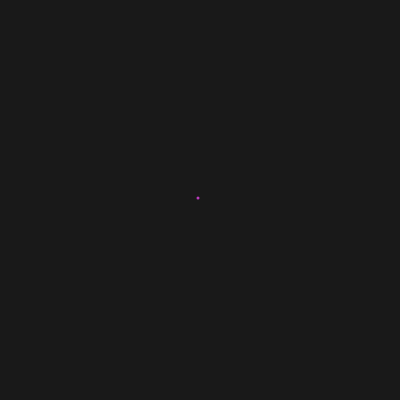
Frame 1 (no input)
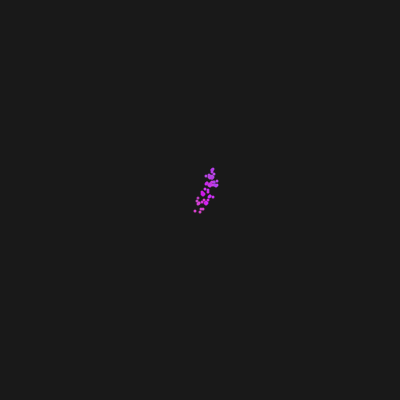
Frame 60 (no input)
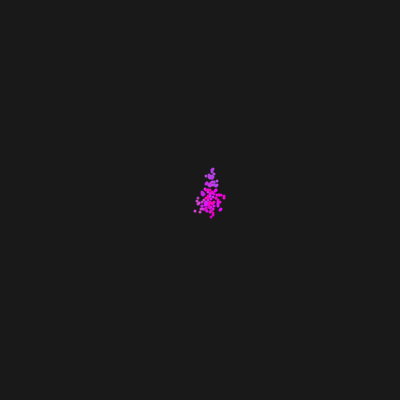
Frame 120 (the mouse pressed at the canvas centre since frame 60)

The p5.js sketch that drew these frames (run headless with seeded random() and noise() and a simulated clock; from frame 60 on, the mouse is pressed at the canvas centre):

// p5.js sketch
// ── sketch.js
let walker;

class Walker {
  constructor() {
    this.x = width / 2;
    this.y = height / 2;
    this.red = random(255);
    this.green = random(255);
    this.blue = random(255);
  }

  display() {
    const colorSpeed = 10;
    const pointWeight = 3;

    this.red += random(-colorSpeed, colorSpeed);
    this.green += random(-colorSpeed, colorSpeed);
    this.blue += random(-colorSpeed, colorSpeed);

    this.red = constrain(this.red, 0, 255);
    this.green = constrain(this.green, 0, 255);
    this.blue = constrain(this.blue, 0, 255);

    stroke(this.red, this.green, this.blue);
    strokeWeight(pointWeight);
    point(this.x, this.y);
  }
  move() {
    const stepSpeed = 20;
    for (let i = 0; i < stepSpeed; i++) {
      const directionNumber = floor(random(4));
      switch (directionNumber) {
        case 0:
          this.x++;
          break;
        case 1:
          this.x--;
          break;
        case 2:
          this.y++;
          break;
        case 3:
          this.y--;
          break;
      }
      this.x = constrain(this.x, 0, width);
      this.y = constrain(this.y, 0, height);
    }
  }
}

function setup() {
  createCanvas(400, 400);
  background(25);

  walker = new Walker();
}

function draw() {
  walker.move();
  walker.display();
}

// ── style.css
body {
  margin: 0;
  padding: 0;
  min-height: 100vh;
  display: flex;
  flex-direction: column;
  justify-content: center;
  align-items: center;
  text-align: center;
}

canvas {
  display: block;
}
